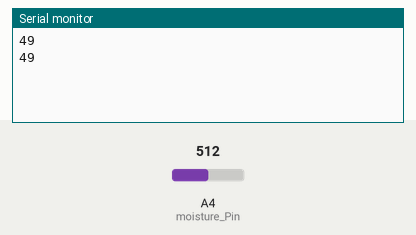
Simulated run of this sketch. Board: Arduino Uno, built with avr-gcc and run on an emulated ATmega328P. On the bench: the last lines printed to the serial monitor. The inputs (shaded band) are chosen by the test bench; at power-on: A4 (moisture_Pin) = 512.

Above: at 1.8 s.
1.9 s: A4 (moisture_Pin) set to 716
At 2.8 s:
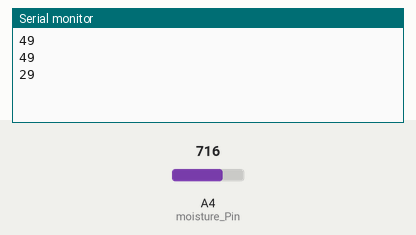
3.4 s: A4 (moisture_Pin) set to 900
At 4.4 s:
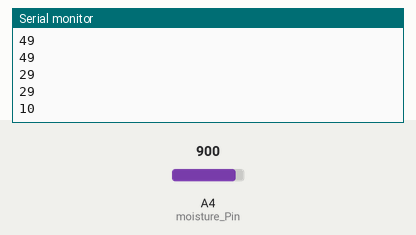
Timing chart, 0 to 6.4 s (numbered marks = the images above; inputs shaded):
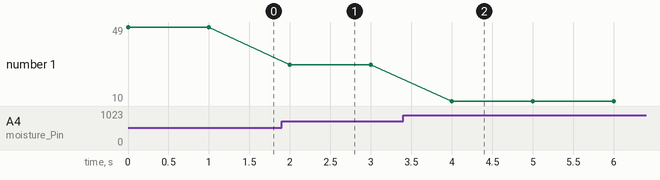

Measured:
- after the input at 1.9 s, the serial monitor: prints a new line after 0.10 s (image 1)
- after the input at 3.4 s, the serial monitor: prints a new line after 0.60 s (image 2)
- plotted number 1: 49 → 29 after the input at 1.9 s, 29 → 10 after the input at 3.4 s

The sketch:

test_1.ino
```cpp
#include <Wire.h>
#include <OneWire.h>
#define MOISTURE_THRESHOLD 55
int moisture_Pin = 4;
int moisture_value= 0, moisture_state = 0xFF;

void setup() {
  // put your setup code here, to run once:
  Serial.begin(115200);
//  Serial.println ();
//  Serial.println ("I2C scanner. Scanning ...");
//  byte count = 0;
//
//  Wire.begin();
//  for (byte i = 8; i < 120; i++)
//  {
//    Wire.beginTransmission (i);
//    if (Wire.endTransmission () == 0)
//      {
//      Serial.print ("Found address: ");
//      Serial.print (i, DEC);
//      Serial.print (" (0x");
//      Serial.print (i, HEX);
//      Serial.println (")");
//      count++;
//      delay (1); // maybe unneeded?
//      } // end of good response
//  } // end of for loop
//  Serial.println ("Done.");
//  Serial.print ("Found ");
//  Serial.print (count, DEC);
//  Serial.println (" device(s).");
}

void loop() {
  // put your main code here, to run repeatedly:

  moisture_value= analogRead(moisture_Pin);
//  Serial.print("MOISTURE RAW VALUE : ");
//  Serial.println(moisture_value);
//  moisture_value= moisture_value/10;
//  Serial.print("MOISTURE LEVEL : ");
  Serial.println(100-(moisture_value/10));
//  if(moisture_value > MOISTURE_THRESHOLD) moisture_state = 0;
//  else moisture_state = 1;
//  Serial.print("MOISTURE state : ");
//  Serial.println(moisture_state);
  delay(1000);
}
```
